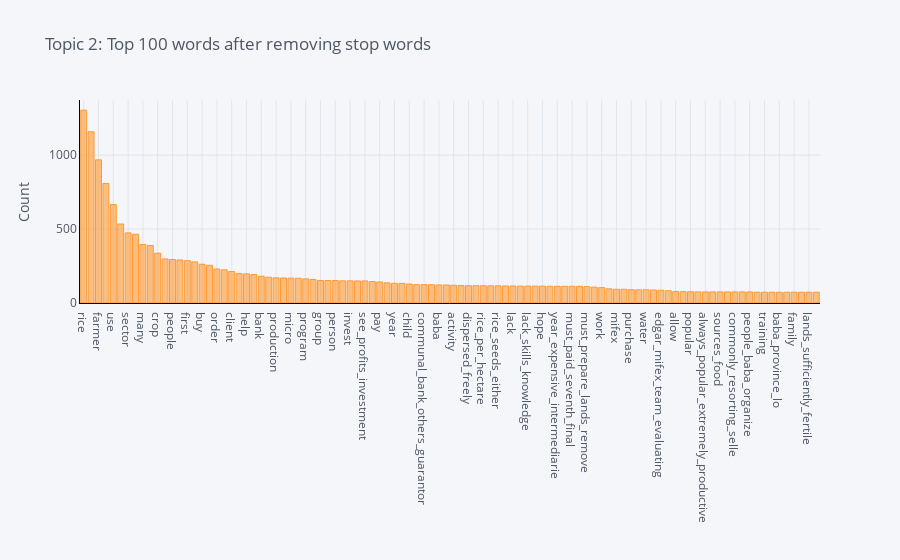

Notebook source saved alongside this figure:
### Markdown cell above
So we can see for topic 1 the top 4 words are:

- Year
- Loan
- Community
- Clinic

Perhaps applications under this topic tend to emphasise how the loan might benefit the local community, including healthcare services specifically?

Lets examine topic 2.

### Code cell
plot_model(lda_topic_model, plot = 'frequency', topic_num = 'Topic 2')

### Figure 1 — Plotly figure (JSON) as saved in the notebook; plotly's stock layout.template omitted (floating-point values rounded to 4 significant figures)
{"data": [{"marker": {"color": "rgba(255, 153, 51, 0.6)", "line": {"color": "rgba(255, 153, 51, 1.0)", "width": 1}}, "name": "count", "orientation": "v", "text": "", "x": ["rice", "loan", "farmer", "also", "use", "area", "sector", "small", "many", "land", "crop", "month", "people", "farm", "first", "access", "buy", "member", "order", "association", "client", "often", "help", "part", "bank", "income", "production", "grow", "micro", "repay", "program", "capital", "group", "group_cannot_fully", "person", "promoting_savings_often_forgotten", "invest", "months_making_initial", "see_profits_investment", "service", "pay", "still", "year", "provide", "child", "make", "communal_bank_others_guarantor", "future_investments_unexpected_difficultie", "baba", "credit", "activity", "association_responsible_amount_default", "dispersed_freely", "water_form_known", "rice_per_hectare", "hand_sowe", "rice_seeds_either", "live", "lack", "soil_seeds_fertilizer_insecticide", "lack_skills_knowledge", "potential_sector_rural_finance", "hope", "sharks_financing_affected_expensive", "year_expensive_intermediarie", "cultivate", "must_paid_seventh_final", "lines_credit_exceed_interest", "must_prepare_lands_remove", "commercialize", "work", "works_cooperatively", "mifex", "entrepreneur", "purchase", "farming", "water", "product", "edgar_mifex_team_evaluating", "livestock", "allow", "expenditures_mifex_ask", "popular", "colombia_ecuador_yet_country", "always_popular_extremely_productive", "chicken_pig_need_cash", "sources_food", "sector_characterize", "commonly_resorting_selle", "grow_crops_plantain", "people_baba_organize", "credit_due_absence", "training", "type_financial_institution", "baba_province_lo", "drainage_systems_prevent_floode", "family", "winter_season_dry_likely", "lands_sufficiently_fertile", "often_ruined_generally_speake"], "y": [1304, 1158, 968, 808, 666, 534, 474, 465, 396, 389, 337, 298, 294, 291, 286, 278, 262, 255, 230, 224, 213, 199, 197, 193, 181, 174, 170, 169, 168, 167, 163, 159, 152, 152, 152, 150, 150, 149, 149, 145, 142, 136, 133, 133, 128, 124, 124, 124, 122, 122, 120, 118, 117, 117, 117, 116, 116, 115, 115, 114, 114, 114, 114, 113, 113, 113, 113, 113, 111, 107, 104, 96, 93, 93, 90, 89, 89, 88, 86, 83, 78, 77, 76, 75, 75, 75, 75, 75, 75, 75, 75, 73, 73, 73, 73, 73, 73, 73, 73, 73], "type": "bar"}], "layout": {"legend": {"bgcolor": "#F5F6F9", "font": {"color": "#4D5663"}}, "paper_bgcolor": "#F5F6F9", "plot_bgcolor": "#F5F6F9", "title": {"font": {"color": "#4D5663"}, "text": "Topic 2: Top 100 words after removing stop words"}, "xaxis": {"gridcolor": "#E1E5ED", "linecolor": "black", "showgrid": true, "tickfont": {"color": "#4D5663"}, "title": {"font": {"color": "#4D5663"}, "text": ""}, "zerolinecolor": "#E1E5ED", "type": "category", "range": [-0.5, 99.5], "autorange": true}, "yaxis": {"gridcolor": "#E1E5ED", "linecolor": "black", "showgrid": true, "tickfont": {"color": "#4D5663"}, "title": {"font": {"color": "#4D5663"}, "text": "Count"}, "zerolinecolor": "#E1E5ED", "type": "linear", "range": [0, 1373.0], "autorange": true}, "autosize": true}}
